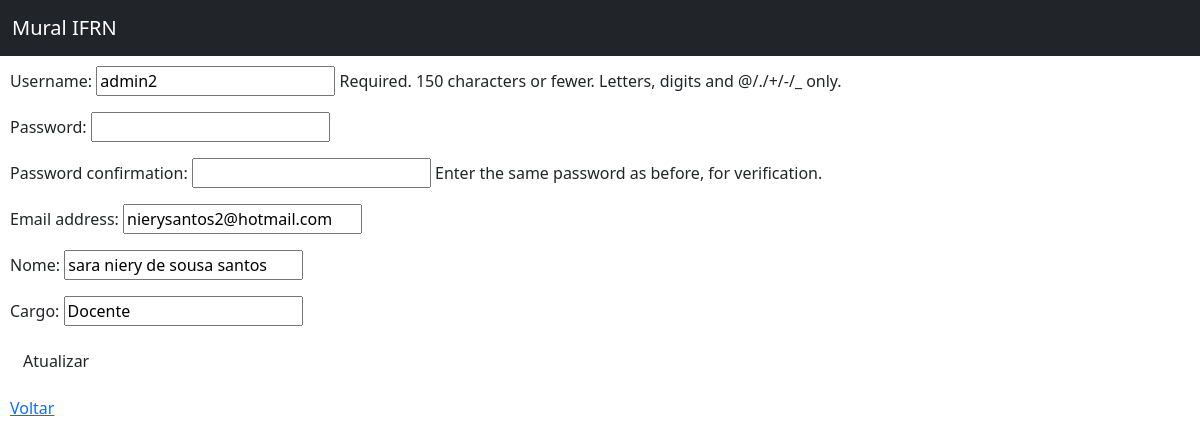
Before: /atualizar_usuario/2 with the older database file.
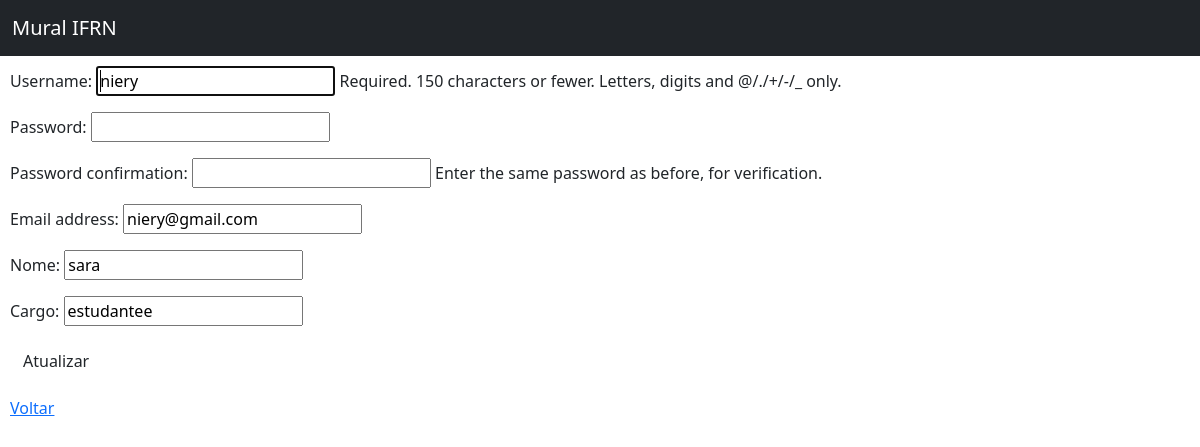
After: the same page with the newer database file.
### core/models.py (models this page shows)
class Usuario(AbstractUser):
    nome = models.CharField('nome', max_length= 100)
    cargo = models.CharField('cargo', max_length=50)

### core/views.py (the view)
# urls.py: path('atualizar_usuario/<int:id>',atualizar_usuario,name='atualizar_usuario'),
def atualizar_usuario(request, id):
    meus_usuarios = Usuario.objects.get(id=id)
    form = UsuarioForm(request.POST or None, request.FILES or None, instance = meus_usuarios)
    if form.is_valid():
         form.save()
         return redirect('listar_usuario')
    contexto = {
        "form_usuario": form
    }
    return render(request, 'cruds/usuario_editar.html', contexto )

### core/forms.py
class UsuarioForm(UserCreationForm):
    class Meta:
        model = Usuario
        fields = ['username','password1','password2','email','nome','cargo']

### templates/cruds/usuario_editar.html (shortened to what this page needs)
{% load static %}
{% load widget_tweaks %}
<!DOCTYPE html>
<html lang="en">
<head>
    <link rel="stylesheet" type="text/css" href="estilo.css" />
    <link rel="stylesheet" type="text/css" href="{% static 'estilo.css' %}" media="screen" />
    <link rel="stylesheet" type="text/css" href="{% static 'forms.css' %}" media="screen" />
    <link href="https://cdn.jsdelivr.net/npm/bootstrap@5.2.2/dist/css/bootstrap.min.css" rel="stylesheet"
>
</head>
<body>
    <header>
        <header>
            <nav class="navbar navbar-dark bg-dark fixed-top">
                <div class="container-fluid">
                    <a class="navbar-brand" href="{%url 'home' %}">Mural IFRN</a>
            </nav>
        </header>
    </header>
    <h1>ATUALIZAR</h1>
    <form method="POST" action="{% url 'atualizar_usuario' usuario.id %}"  enctype="multipart/form-data">
        {{ form_usuario.as_p }}
        <p><input type="submit"  class="btn btn-verde" value="Atualizar"/></p>
        <p><a href="{% url 'usuario' %}" class="btn-voltar">Voltar</a></p>
    </form>
</body>
</html>

Changed rows visible on the page:
changed Usuario: username "admin2" → "niery"; email "nierysantos2@hotmail.com" → "niery@gmail.com"; nome "sara niery de sousa santos" → "sara"; cargo "Docente" → "estudantee"
